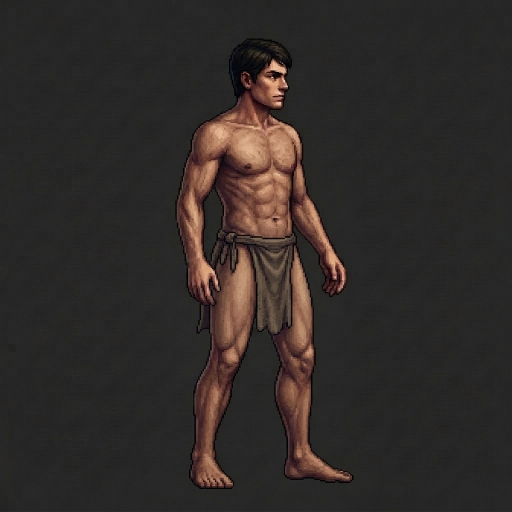
#> input picture work/novice/ref.png, 1024 x 1024 px, found by its file name (shown at 1/2 size)
$ python segment.py
#> lines starting #> are read from the running program, lines starting #| are printed output that depends on the picture; after the words box and inside, x2 and y2 are one past the last pixel; in counts of white or black regions, pixels touching at a corner belong together
import cv2, numpy as np, json, os
im = cv2.imread('work/novice/ref.png')
#> im is the input picture: shape (1024, 1024, 3); mean B, G, R 41.2, 43.6, 49
bg = np.array([38,38,38])
d = np.abs(im.astype(int)-bg).sum(2)
m = (d>38).astype(np.uint8)*255
#> m: shape (1024, 1024); 13.6% white; 328 white regions (322 under 20 px), largest, box (x1, y1, x2, y2) and area: (351, 77, 707, 978) 142093, (393, 652, 399, 668) 62, (451, 382, 461, 395) 50, (384, 313, 390, 322) 30, (601, 463, 609, 473) 27, (512, 106, 519, 112) 23
m = cv2.morphologyEx(m, cv2.MORPH_CLOSE, np.ones((5,5),np.uint8))
#> m: shape (1024, 1024); 15% white; 46 white regions (45 under 20 px), largest, box (x1, y1, x2, y2) and area: (351, 77, 707, 978) 157518
n,lab,st,_ = cv2.connectedComponentsWithStats(m)
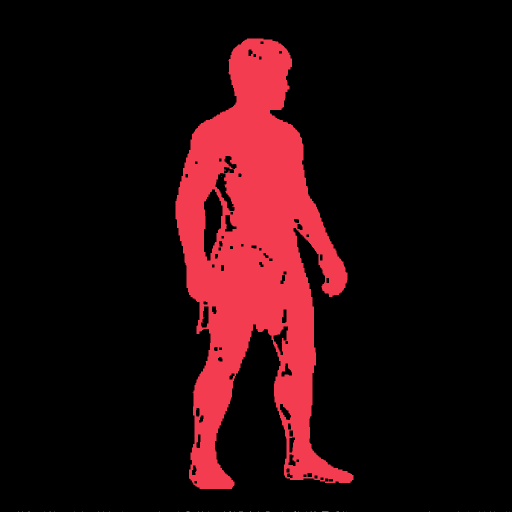
#> lab: shape (1024, 1024) int32 (shown at 1/2 size); 47 distinct labels, from 0 to 46; one colour per label, 0 black
#> n = 47; st = 47 rows, first 6: [0, 0, 1024, 1024, 890966], [351, 77, 356, 901, 157518], [442, 352, 1, 1, 1], [37, 1023, 1, 1, 1], [45, 1023, 1, 1, 1], [57, 1023, 2, 1, 2]
big = 1+np.argmax(st[1:,4]); m = ((lab==big)*255).astype(np.uint8)
#> after `big = 1 + np.argmax(st[1:, 4])`: big = 1
#> after `m = ((lab == big) * 255).astype(np.uint8)`: m: shape (1024, 1024); 15% white; 1 white region, box (x1, y1, x2, y2) and area: (351, 77, 707, 978) 157518
# fill only small holes
inv = cv2.bitwise_not(m); n,lab,st,_ = cv2.connectedComponentsWithStats(inv)
#> after `n, lab, st, _ = cv2.connectedComponentsWithStats(inv)`:
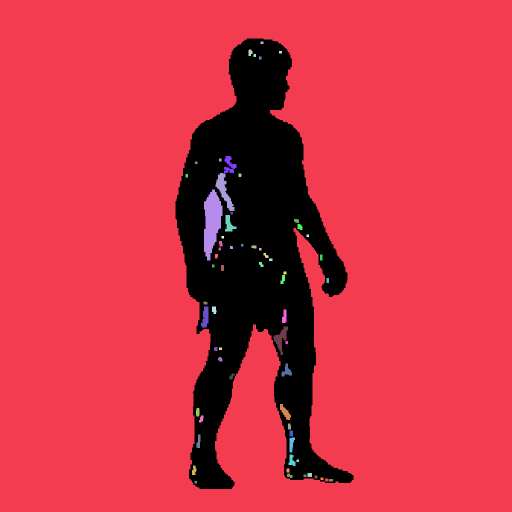
#> lab: shape (1024, 1024) int32 (shown at 1/2 size); 65 distinct labels, from 0 to 64; one colour per label, 0 black
#> after `n, lab, st, _ = cv2.connectedComponentsWithStats(inv)`: n = 65; st = 65 rows, first 6: [351, 77, 356, 901, 157518], [0, 0, 1024, 1024, 880497], [521, 83, 6, 5, 30], [497, 99, 8, 13, 85], [558, 102, 6, 5, 30], [507, 108, 5, 6, 30]
for i in range(1,n):
    x,y,w,h,a = st[i]
    if a<400 and x>0 and y>0: m[lab==i]=255
#> this loop made 64 passes
#> (x, y, w, h, a) on passes 1 to 12: (0, 0, 1024, 1024, 880497), (521, 83, 6, 5, 30), (497, 99, 8, 13, 85), (558, 102, 6, 5, 30), (507, 108, 5, 6, 30), (518, 113, 5, 6, 30), (448, 312, 25, 34, 468), (438, 317, 5, 6, 30), (390, 323, 5, 5, 25), (431, 346, 38, 76, 1066), (477, 347, 6, 7, 40), (371, 348, 5, 7, 35)
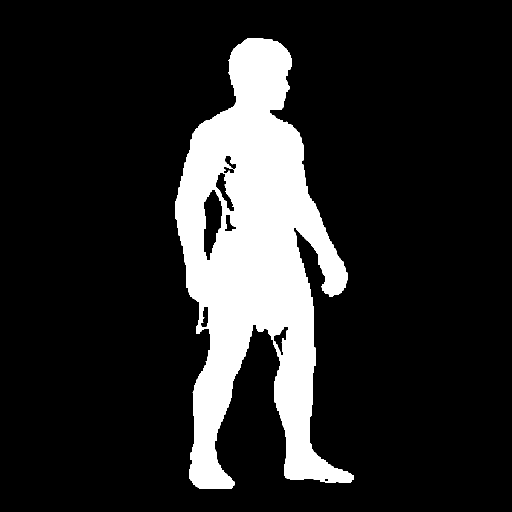
#> m: shape (1024, 1024) (shown at 1/2 size); 15.4% white; 1 white region, box (x1, y1, x2, y2) and area: (351, 77, 707, 978) 161553
H,W = m.shape
#> H = 1024; W = 1024
# priority-ordered polygons (first wins)
P = [
 ("hand_back",   [(350,520),(445,520),(450,625),(350,625)]),
 ("hand_front",  [(630,500),(710,500),(710,610),(630,610)]),
 ("forearm_back",[(340,425),(440,425),(450,520),(350,520)]),
 ("forearm_front",[(590,430),(690,430),(710,500),(630,500),(605,470)]),
 ("upperarm_back",[(370,235),(440,235),(450,345),(440,425),(340,425),(345,330)]),
 ("upperarm_front",[(580,240),(625,250),(650,320),(690,430),(590,430),(582,340)]),
 ("head",        [(430,40),(620,40),(620,232),(555,238),(480,232),(430,232)]),
 ("foot_back",   [(360,895),(480,895),(480,1000),(360,1000)]),
 ("foot_front",  [(550,895),(730,895),(730,1000),(550,1000)]),
 ("shin_back",   [(360,738),(500,738),(500,895),(360,895)]),
 ("shin_front",  [(530,738),(660,738),(660,895),(530,895)]),
 ("pelvis",      [(395,462),(615,462),(615,590),(600,640),(595,672),(510,672),(505,640),(430,640),(395,672)]),
 ("thigh_back",  [(370,560),(536,560),(536,692),(506,704),(500,738),(360,738)]),
 ("thigh_front", [(522,560),(660,560),(660,738),(534,738),(534,692)]),
 ("torso",       [(300,150),(700,150),(700,470),(300,470)]),
]
grow = {"torso":14,"pelvis":6,"thigh_back":10,"thigh_front":10,"shin_back":8,"shin_front":8,"upperarm_back":6,"upperarm_front":6,"forearm_back":6,"forearm_front":6,"hand_back":3,"hand_front":3,"head":3,"foot_back":3,"foot_front":3}
owner = np.full((H,W),-1,np.int32)
masks = {}
for i,(nm,poly) in enumerate(P):
    pm = np.zeros((H,W),np.uint8); cv2.fillPoly(pm,[np.array(poly,np.int32)],255)
    pm = (pm>0)&(m>0)&(owner<0)
    owner[pm]=i; masks[nm]=pm
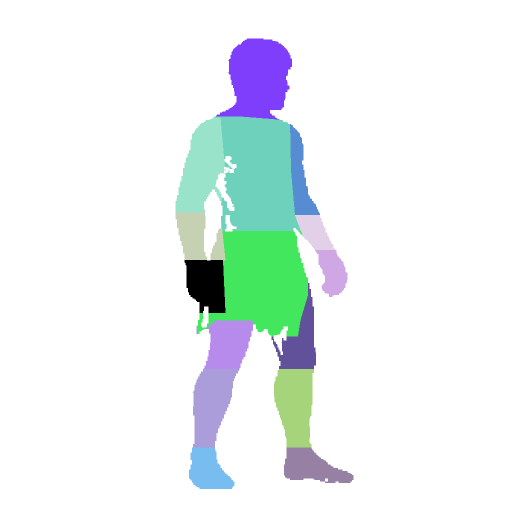
#> owner: shape (1024, 1024) int32 (shown at 1/2 size); 16 distinct labels, from -1 to 14; one colour per label, 0 black, -1 white
#> pm: shape (1024, 1024) bool; 2.9% white; 3 white regions (1 under 20 px), largest, box (x1, y1, x2, y2) and area: (428, 233, 602, 462) 29940, (449, 323, 465, 338) 95
#> after the loop, masks = 15 items
un = (m>0)&(owner<0); print("unassigned px", un.sum())
#> after `un = (m > 0) & (owner < 0)`: un: shape (1024, 1024) bool; every value is 0
#| unassigned px 0
os.makedirs('work/novice/parts',exist_ok=True)
info={}
for i,(nm,poly) in enumerate(P):
    g = grow[nm]
    mk = cv2.dilate(masks[nm].astype(np.uint8),cv2.getStructuringElement(cv2.MORPH_ELLIPSE,(2*g+1,2*g+1)))>0
    # growth stays inside silhouette but may not take pixels of limbs drawn in front for torso etc (accepted)
    mk &= (m>0)
    ys,xs = np.where(mk)
    x0,x1,y0,y1 = xs.min(),xs.max()+1,ys.min(),ys.max()+1
    rgba = cv2.cvtColor(im,cv2.COLOR_BGR2BGRA); rgba[...,3]=np.where(mk,255,0)
    cv2.imwrite(f'work/novice/parts/{nm}.png', rgba[y0:y1,x0:x1])
    info[nm]={"x":int(x0),"y":int(y0),"w":int(x1-x0),"h":int(y1-y0)}
#> this loop made 15 passes
#> (x0, x1, y0, y1) on passes 1 to 12: (369, 454, 517, 629), (628, 695, 497, 594), (351, 457, 419, 527), (584, 673, 424, 506), (351, 457, 229, 431), (574, 641, 245, 436), (429, 584, 77, 242), (378, 469, 892, 978), (568, 707, 892, 966), (384, 481, 730, 903), (548, 628, 730, 903), (393, 622, 456, 679)
#> pass 1, `cv2.imwrite(f'work/novice/parts/{nm}.png', rgba[y0:y1,x0:x1])`:
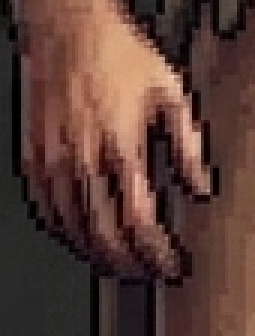
#> saved as hand_back.png: shape (112, 85, 4) (shown 3 times larger); mean B, G, R, A 53.6, 60.5, 88.4, 207.5
#> after the loop:
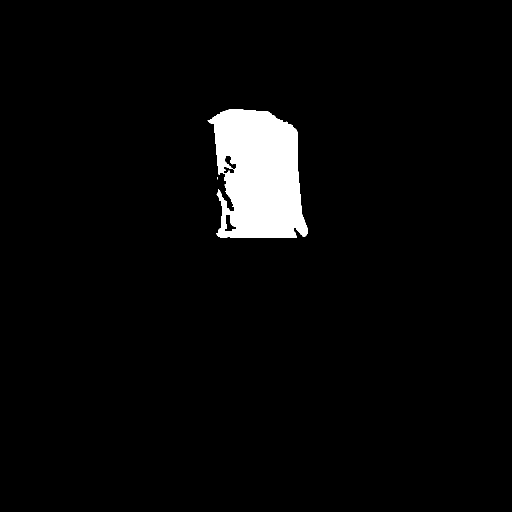
#> mk: shape (1024, 1024) bool (shown at 1/2 size); 3.7% white; 2 white regions (1 under 20 px), largest, box (x1, y1, x2, y2) and area: (415, 219, 616, 476) 38655
#> after the loop, info = 15 items
json.dump(info,open('work/novice/layout.json','w'),indent=1)
vis = im.copy(); rng=np.random.RandomState(3)
for i,(nm,_) in enumerate(P):
    c = rng.randint(60,255,3); vis[masks[nm]] = (0.45*vis[masks[nm]]+0.55*c).astype(np.uint8)
    ys,xs=np.where(masks[nm]); cv2.putText(vis,nm,(int(xs.mean())-30,int(ys.mean())),0,0.4,(255,255,255),1)
#> this loop made 15 passes
#> c on passes 1 to 12: [166, 212, 191], [244, 60, 81], [207, 167, 229], [198, 209, 179], [226, 208, 232], [153, 227, 202], [86, 141, 210], [126, 62, 251], [120, 189, 239], [150, 129, 164], [170, 157, 217], [166, 212, 122]
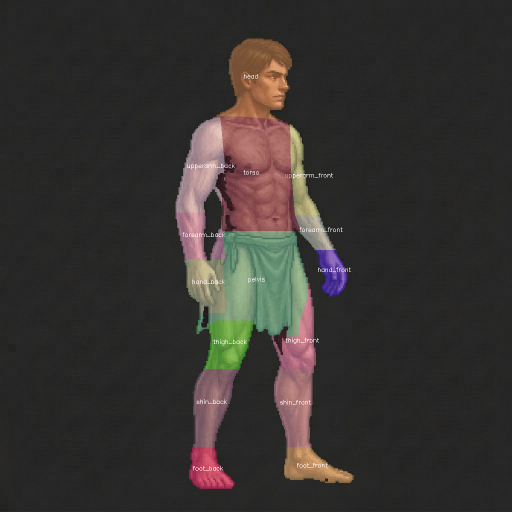
#> vis: shape (1024, 1024, 3) (shown at 1/2 size); 15.44% of pixels changed, all inside (x1, y1, x2, y2) = (351, 77, 707, 978)
cv2.imwrite('work/novice/segvis.png',vis)
